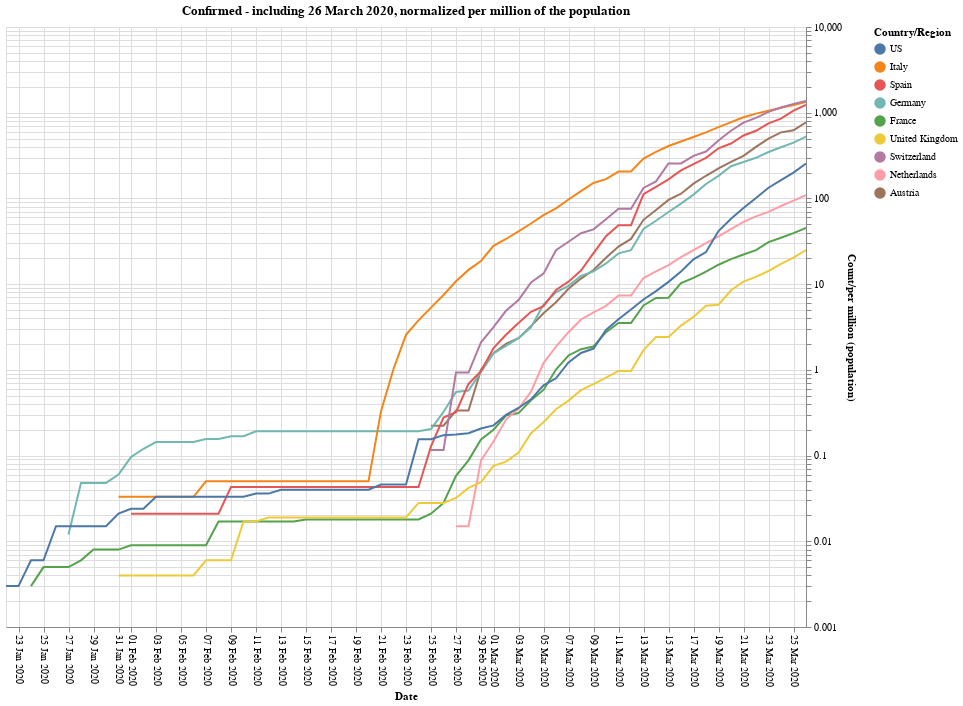
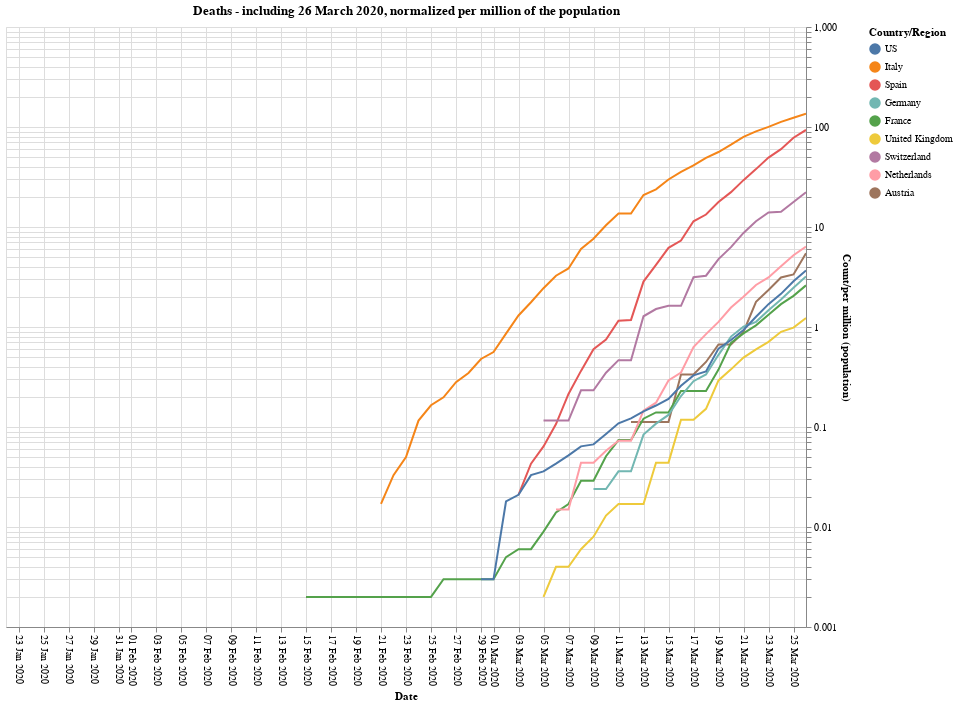
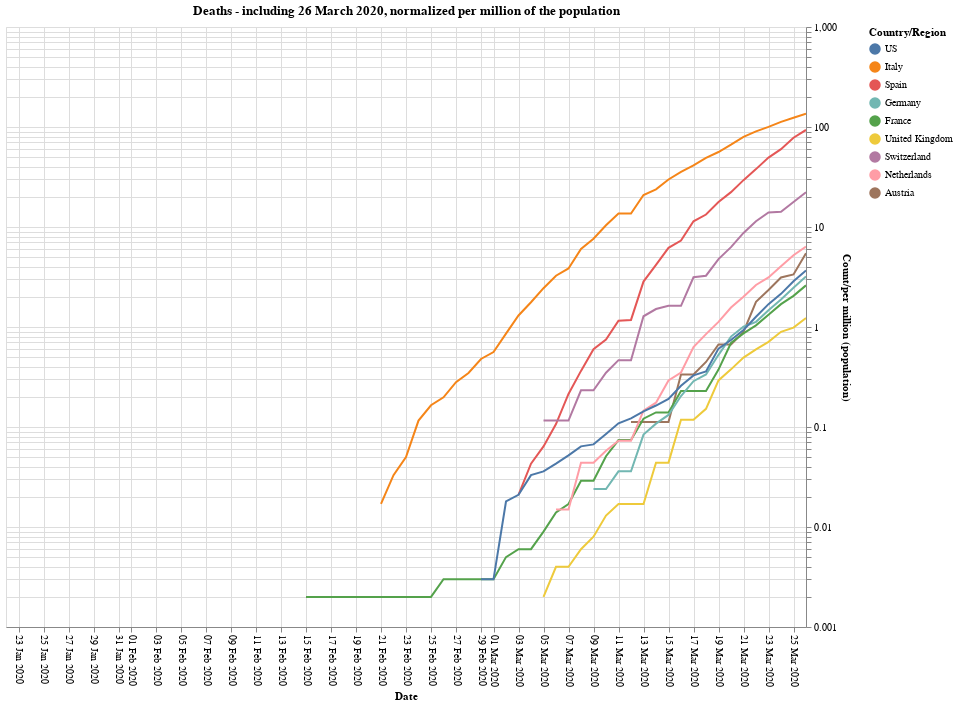

Source (notebook cell) for these figures, in order:
### Code cell
countries = []
for box_list in hbox.children:
    for box in box_list.children:
        if box.value:
             countries.append(box.description)
print(countries)
sort_legend=False
scale_type=ScaleType.Log_10
Csse_covid19.Confirmed.alt_plot(countries, sort_legend=sort_legend, scale_type=scale_type, normalize_by_population=True)
Csse_covid19.Deaths.alt_plot   (countries, sort_legend=sort_legend, scale_type=scale_type, normalize_by_population=True)

### Figure 1 — Vega-Lite specification as saved in the notebook (floating-point values rounded to 4 significant figures; data arrays with more than 128 entries replaced by an {"elided": "..."} marker saying what was removed)
{"config": {"view": {"continuousWidth": 400, "continuousHeight": 300}}, "layer": [{"mark": "line", "encoding": {"color": {"type": "nominal", "field": "Country/Region", "sort": ["US", "Italy", "Spain", "Germany", "France", "United Kingdom", "Switzerland", "Netherlands", "Austria", "Belgium"]}, "x": {"type": "temporal", "axis": {"format": "%d %b %Y", "labelAngle": 90}, "field": "Date", "scale": {"domain": ["1/22/20", "03/26/20"]}}, "y": {"type": "quantitative", "axis": {"orient": "right", "title": "Count/per million (population)"}, "field": "Count", "scale": {"base": 10, "type": "log"}}}, "title": "Confirmed - including 26 March 2020, normalized per million of the population", "transform": [{"filter": "(datum.Count > 0)"}]}, {"mark": "point", "encoding": {"opacity": {"value": 0}, "x": {"type": "temporal", "field": "Date"}}, "selection": {"selector083": {"type": "single", "nearest": true, "on": "mouseover", "fields": ["Date"], "empty": "none"}}}, {"mark": "point", "encoding": {"color": {"type": "nominal", "field": "Country/Region", "sort": ["US", "Italy", "Spain", "Germany", "France", "United Kingdom", "Switzerland", "Netherlands", "Austria", "Belgium"]}, "opacity": {"condition": {"value": 1, "selection": "selector083"}, "value": 0}, "x": {"type": "temporal", "axis": {"format": "%d %b %Y", "labelAngle": 90}, "field": "Date", "scale": {"domain": ["1/22/20", "03/26/20"]}}, "y": {"type": "quantitative", "axis": {"orient": "right", "title": "Count/per million (population)"}, "field": "Count", "scale": {"base": 10, "type": "log"}}}, "selection": {"selector084": {"type": "interval", "bind": "scales", "encodings": ["x", "y"]}}, "title": "Confirmed - including 26 March 2020, normalized per million of the population", "transform": [{"filter": "(datum.Count > 0)"}]}, {"mark": {"type": "rule", "color": "gray"}, "encoding": {"x": {"type": "temporal", "field": "Date"}}, "transform": [{"filter": {"selection": "selector083"}}]}, {"mark": {"type": "text", "align": "right", "dx": -5, "dy": -5}, "encoding": {"color": {"type": "nominal", "field": "Country/Region", "sort": ["US", "Italy", "Spain", "Germany", "France", "United Kingdom", "Switzerland", "Netherlands", "Austria", "Belgium"]}, "text": {"condition": {"type": "quantitative", "field": "Count", "selection": "selector083"}, "value": " "}, "x": {"type": "temporal", "axis": {"format": "%d %b %Y", "labelAngle": 90}, "field": "Date", "scale": {"domain": ["1/22/20", "03/26/20"]}}, "y": {"type": "quantitative", "axis": {"orient": "right", "title": "Count/per million (population)"}, "field": "Count", "scale": {"base": 10, "type": "log"}}}, "title": "Confirmed - including 26 March 2020, normalized per million of the population", "transform": [{"filter": "(datum.Count > 0)"}]}], "data": {"name": "data-546fbd9090d41885480d292ffefeabbe"}, "height": 600, "width": 800, "$schema": "https://vega.github.io/schema/vega-lite/v4.0.2.json", "datasets": {"data-546fbd9090d41885480d292ffefeabbe": {"elided": "650 records"}}}

### Figure 2 — Vega-Lite specification as saved in the notebook (floating-point values rounded to 4 significant figures; data arrays with more than 128 entries replaced by an {"elided": "..."} marker saying what was removed)
{"config": {"view": {"continuousWidth": 400, "continuousHeight": 300}}, "layer": [{"mark": "line", "encoding": {"color": {"type": "nominal", "field": "Country/Region", "sort": ["US", "Italy", "Spain", "Germany", "France", "United Kingdom", "Switzerland", "Netherlands", "Austria", "Belgium"]}, "x": {"type": "temporal", "axis": {"format": "%d %b %Y", "labelAngle": 90}, "field": "Date", "scale": {"domain": ["1/22/20", "03/26/20"]}}, "y": {"type": "quantitative", "axis": {"orient": "right", "title": "Count/per million (population)"}, "field": "Count", "scale": {"base": 10, "type": "log"}}}, "title": "Deaths - including 26 March 2020, normalized per million of the population", "transform": [{"filter": "(datum.Count > 0)"}]}, {"mark": "point", "encoding": {"opacity": {"value": 0}, "x": {"type": "temporal", "field": "Date"}}, "selection": {"selector085": {"type": "single", "nearest": true, "on": "mouseover", "fields": ["Date"], "empty": "none"}}}, {"mark": "point", "encoding": {"color": {"type": "nominal", "field": "Country/Region", "sort": ["US", "Italy", "Spain", "Germany", "France", "United Kingdom", "Switzerland", "Netherlands", "Austria", "Belgium"]}, "opacity": {"condition": {"value": 1, "selection": "selector085"}, "value": 0}, "x": {"type": "temporal", "axis": {"format": "%d %b %Y", "labelAngle": 90}, "field": "Date", "scale": {"domain": ["1/22/20", "03/26/20"]}}, "y": {"type": "quantitative", "axis": {"orient": "right", "title": "Count/per million (population)"}, "field": "Count", "scale": {"base": 10, "type": "log"}}}, "selection": {"selector086": {"type": "interval", "bind": "scales", "encodings": ["x", "y"]}}, "title": "Deaths - including 26 March 2020, normalized per million of the population", "transform": [{"filter": "(datum.Count > 0)"}]}, {"mark": {"type": "rule", "color": "gray"}, "encoding": {"x": {"type": "temporal", "field": "Date"}}, "transform": [{"filter": {"selection": "selector085"}}]}, {"mark": {"type": "text", "align": "right", "dx": -5, "dy": -5}, "encoding": {"color": {"type": "nominal", "field": "Country/Region", "sort": ["US", "Italy", "Spain", "Germany", "France", "United Kingdom", "Switzerland", "Netherlands", "Austria", "Belgium"]}, "text": {"condition": {"type": "quantitative", "field": "Count", "selection": "selector085"}, "value": " "}, "x": {"type": "temporal", "axis": {"format": "%d %b %Y", "labelAngle": 90}, "field": "Date", "scale": {"domain": ["1/22/20", "03/26/20"]}}, "y": {"type": "quantitative", "axis": {"orient": "right", "title": "Count/per million (population)"}, "field": "Count", "scale": {"base": 10, "type": "log"}}}, "title": "Deaths - including 26 March 2020, normalized per million of the population", "transform": [{"filter": "(datum.Count > 0)"}]}], "data": {"name": "data-c2442be59b0522361c753c7399033973"}, "height": 600, "width": 800, "$schema": "https://vega.github.io/schema/vega-lite/v4.0.2.json", "datasets": {"data-c2442be59b0522361c753c7399033973": {"elided": "650 records"}}}

### Figure 3 — Vega-Lite specification as saved in the notebook (floating-point values rounded to 4 significant figures; data arrays with more than 128 entries replaced by an {"elided": "..."} marker saying what was removed)
{"config": {"view": {"continuousWidth": 400, "continuousHeight": 300}}, "layer": [{"mark": "line", "encoding": {"color": {"type": "nominal", "field": "Country/Region", "sort": ["US", "Italy", "Spain", "Germany", "France", "United Kingdom", "Switzerland", "Netherlands", "Austria", "Belgium"]}, "x": {"type": "temporal", "axis": {"format": "%d %b %Y", "labelAngle": 90}, "field": "Date", "scale": {"domain": ["1/22/20", "03/26/20"]}}, "y": {"type": "quantitative", "axis": {"orient": "right", "title": "Count/per million (population)"}, "field": "Count", "scale": {"base": 10, "type": "log"}}}, "title": "Deaths - including 26 March 2020, normalized per million of the population", "transform": [{"filter": "(datum.Count > 0)"}]}, {"mark": "point", "encoding": {"opacity": {"value": 0}, "x": {"type": "temporal", "field": "Date"}}, "selection": {"selector085": {"type": "single", "nearest": true, "on": "mouseover", "fields": ["Date"], "empty": "none"}}}, {"mark": "point", "encoding": {"color": {"type": "nominal", "field": "Country/Region", "sort": ["US", "Italy", "Spain", "Germany", "France", "United Kingdom", "Switzerland", "Netherlands", "Austria", "Belgium"]}, "opacity": {"condition": {"value": 1, "selection": "selector085"}, "value": 0}, "x": {"type": "temporal", "axis": {"format": "%d %b %Y", "labelAngle": 90}, "field": "Date", "scale": {"domain": ["1/22/20", "03/26/20"]}}, "y": {"type": "quantitative", "axis": {"orient": "right", "title": "Count/per million (population)"}, "field": "Count", "scale": {"base": 10, "type": "log"}}}, "selection": {"selector086": {"type": "interval", "bind": "scales", "encodings": ["x", "y"]}}, "title": "Deaths - including 26 March 2020, normalized per million of the population", "transform": [{"filter": "(datum.Count > 0)"}]}, {"mark": {"type": "rule", "color": "gray"}, "encoding": {"x": {"type": "temporal", "field": "Date"}}, "transform": [{"filter": {"selection": "selector085"}}]}, {"mark": {"type": "text", "align": "right", "dx": -5, "dy": -5}, "encoding": {"color": {"type": "nominal", "field": "Country/Region", "sort": ["US", "Italy", "Spain", "Germany", "France", "United Kingdom", "Switzerland", "Netherlands", "Austria", "Belgium"]}, "text": {"condition": {"type": "quantitative", "field": "Count", "selection": "selector085"}, "value": " "}, "x": {"type": "temporal", "axis": {"format": "%d %b %Y", "labelAngle": 90}, "field": "Date", "scale": {"domain": ["1/22/20", "03/26/20"]}}, "y": {"type": "quantitative", "axis": {"orient": "right", "title": "Count/per million (population)"}, "field": "Count", "scale": {"base": 10, "type": "log"}}}, "title": "Deaths - including 26 March 2020, normalized per million of the population", "transform": [{"filter": "(datum.Count > 0)"}]}], "data": {"name": "data-c2442be59b0522361c753c7399033973"}, "height": 600, "width": 800, "$schema": "https://vega.github.io/schema/vega-lite/v4.0.2.json", "datasets": {"data-c2442be59b0522361c753c7399033973": {"elided": "650 records"}}}
